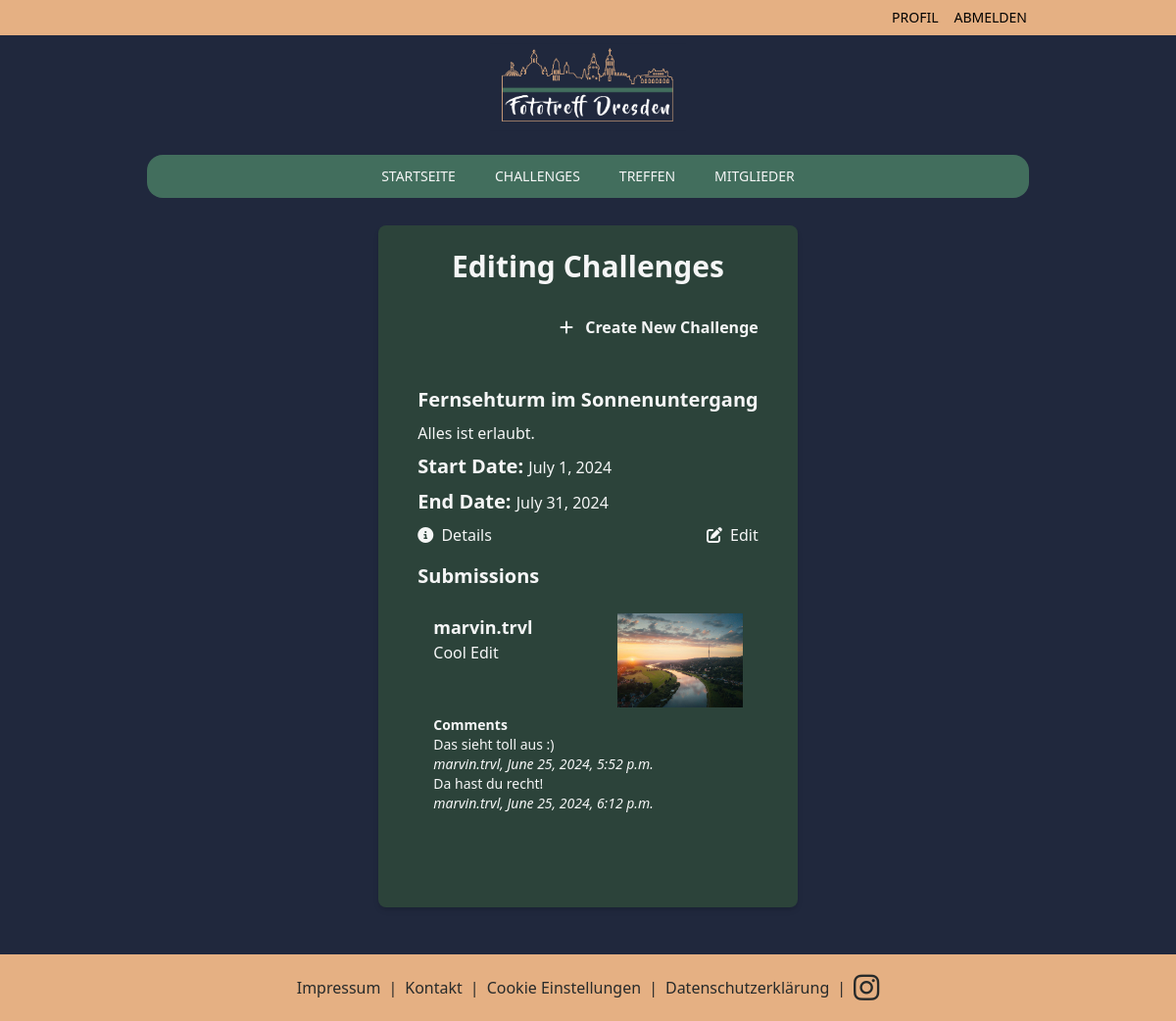
The app's page /editing/challenge/edit/list/ (signed in), older data.
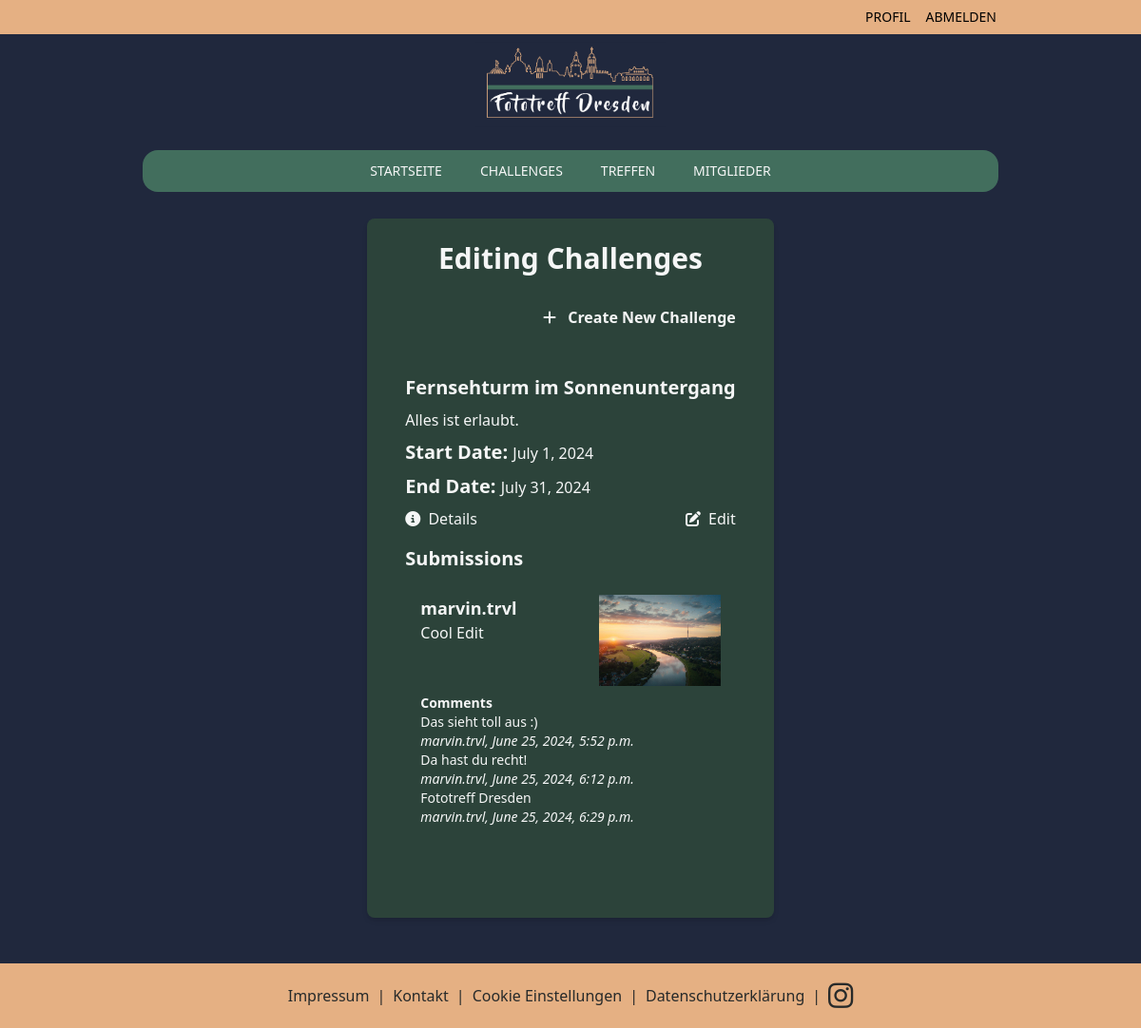
The same page, newer data.
### editing_challenge/models.py (models this page shows, shortened)
class EditingChallenge(models.Model):
    name = models.CharField(max_length=200)
    details = models.TextField()
    start_date = models.DateField()
    end_date = models.DateField()
    created_by = models.ForeignKey(settings.AUTH_USER_MODEL, on_delete=models.CASCADE)
    raw_preview = models.ImageField(upload_to='raw_previews/')
    raw_file = models.FileField(upload_to='raw_files/')

class EditingChallengeSubmission(models.Model):
    challenge = models.ForeignKey(EditingChallenge, related_name='submissions', on_delete=models.CASCADE)
    user = models.ForeignKey(settings.AUTH_USER_MODEL, on_delete=models.CASCADE)
    edited_image = models.ImageField(upload_to='edited_submissions/')
    description = models.TextField(blank=True, null=True)
    submitted_at = models.DateTimeField(auto_now_add=True)
    is_winner = models.BooleanField(default=False)

class EditingChallengeComment(models.Model):
    submission = models.ForeignKey(EditingChallengeSubmission, related_name='comments', on_delete=models.CASCADE)
    user = models.ForeignKey(settings.AUTH_USER_MODEL, on_delete=models.CASCADE)
    text = models.TextField()
    created_at = models.DateTimeField(auto_now_add=True)
    parent = models.ForeignKey('self', related_name='replies', null=True, blank=True, on_delete=models.CASCADE)

### members/models.py (models this page shows)
class CustomUser(AbstractUser):
    email = models.EmailField(unique=True)
    full_name = models.CharField(max_length=100)
    equipment = models.TextField()
    interests = models.TextField()
    description = models.TextField()
    picture = models.ImageField(upload_to='profiles/', blank=True, null=True)

### editing_challenge/views.py (the view)
# urls.py: path('challenge/edit/list/', views.EditingChallengeEditListView.as_view(), name='editing_challenge_list_private'),
class EditingChallengeEditListView(ListView):
    model = EditingChallenge
    template_name = 'editing_challenge/editing_challenge_list_private.html'
    context_object_name = 'challenges'
    def get_queryset(self):
        return EditingChallenge.objects.filter(created_by=self.request.user)

### editing_challenge/templates/editing_challenge/editing_challenge_list_private.html
{% extends 'main/base.html' %}
{% block content %}
<div class="bg-fgreen-800 rounded-lg mt-12 mb-8 mx-auto w-full max-w-4xl p-6 shadow-md">
    <h1 class="text-3xl font-bold mb-6 text-center text-white">Editing Challenges</h1>
    <div class="flex justify-end mb-6">
        <a href="{% url 'editing_challenge:editing_challenge_create' %}" class="btn btn-primary bg-blue-500 hover:bg-blue-700 text-white font-bold py-2 px-4 rounded">
            <i class="fas fa-plus mr-2"></i> Create New Challenge
        </a>
    </div>
    <div>
        {% for challenge in object_list %}
        <div class="bg-gray-700 text-white rounded-lg p-4 mb-6">
            <h2 class="text-xl font-bold mb-2">{{ challenge.name }}</h2>
            <p class="text-gray-300 mb-2">{{ challenge.details }}</p>
            <p class="text-gray-300 mb-2"><span class="text-xl font-bold mb-2">Start Date: </span>{{ challenge.start_date }}</p>
            <p class="text-gray-300 mb-2"><span class="text-xl font-bold mb-2">End Date: </span>{{ challenge.end_date }}</p>
            <div class="flex justify-between">
                <a href="{% url 'editing_challenge:editing_challenge_detail' challenge.pk %}" class="text-blue-400 hover:text-blue-600">
                    <i class="fas fa-info-circle mr-1"></i> Details
                </a>
                {% if challenge.created_by == request.user %}
                <a href="{% url 'editing_challenge:editing_challenge_edit' challenge.pk %}" class="text-blue-400 hover:text-blue-600">
                    <i class="fas fa-edit mr-1"></i> Edit
                </a>
                {% endif %}
            </div>
            <h3 class="text-xl font-bold mt-4 mb-2">Submissions</h3>
            {% for submission in challenge.submissions.all %}
            <div class="bg-gray-600 text-white rounded-lg p-4 mb-4">
                <div class="flex justify-between">
                    <div>
                        <h4 class="text-lg font-bold">{{ submission.user.username }}</h4>
                        <p class="text-gray-300 mb-2">{{ submission.description }}</p>
                    </div>
                    <div>
                        <img src="{{ submission.edited_image.url }}" alt="Submission Image" class="w-32 h-auto">
                    </div>
                </div>
                <div class="mt-2">
                    <h5 class="text-gray-300 text-sm font-bold">Comments</h5>
                    {% for comment in submission.comments.all %}
                    <div class="text-gray-400 text-sm">
                        <p>{{ comment.text }}</p>
                        <p class="italic">{{ comment.user.username }}, {{ comment.created_at }}</p>
                    </div>
                    {% endfor %}
                </div>
            </div>
            {% empty %}
            <p class="text-gray-300">No submissions yet.</p>
            {% endfor %}
        </div>
        {% empty %}
        <p class="text-gray-300">No challenges available.</p>
        {% endfor %}
    </div>
</div>
{% endblock %}

Row changes from the older to the newer data that the page shows:
added EditingChallengeComment: text "Fototreff Dresden", user.username "marvin.trvl", created_at "June 25, 2024, 6:29 p.m."
